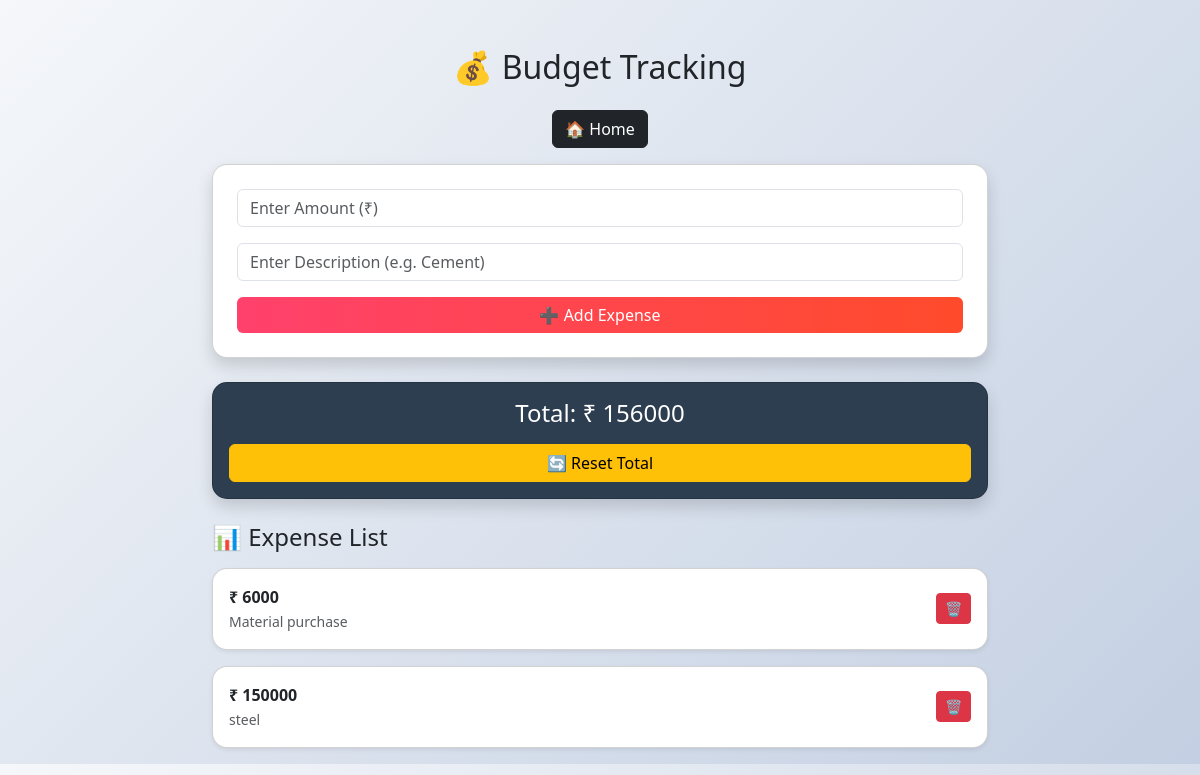
Page /budget/ on the earlier database version.
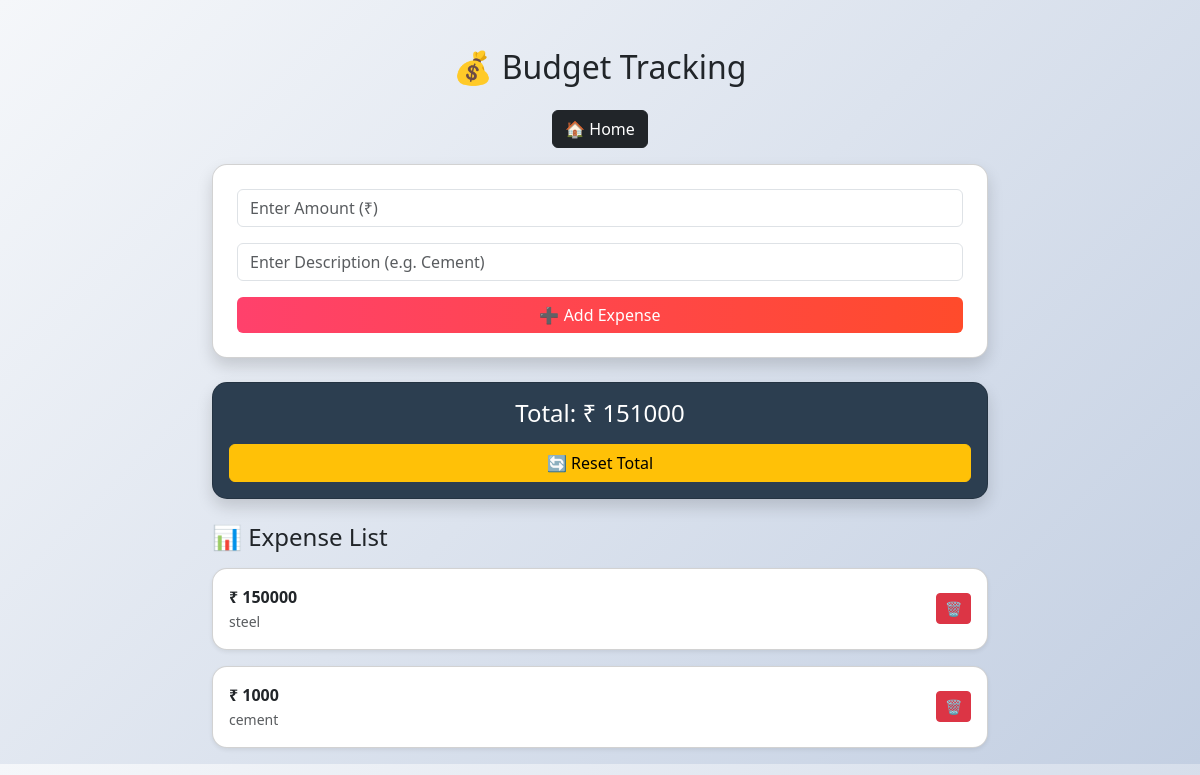
Same page on the later database version.
### monitor/models.py (models this page shows, shortened)
class Budget(models.Model):
    project = models.ForeignKey(Project, on_delete=models.CASCADE, null=True, blank=True)
    desc = models.CharField(max_length=200)
    amount = models.IntegerField(default=0)
    class Meta:
        unique_together = ('project', 'desc')

### monitor/views.py (the view, shortened to what this page needs)
# urls.py: path('budget/', views.budget, name='budget'),
def budget(request):
    project = Project.objects.first()
    data = Budget.objects.all()
    total = data.aggregate(Sum('amount'))['amount__sum'] or 0
    if request.session.get('reset_total'):
        total = 0
    return render(request, 'budget.html', {
        'data': data,
        'total': total
    })

### monitor/templates/budget.html (shortened to what this page needs)
<!DOCTYPE html>
<html>
<head>
<link href="https://cdn.jsdelivr.net/npm/bootstrap@5.3.0/dist/css/bootstrap.min.css" rel="stylesheet">
</head>
<body>
<div class="container mt-5">
    <h2 class="text-center mb-4">💰 Budget Tracking</h2>
    <div class="text-center mb-3">
        <a href="/" class="btn btn-dark">🏠 Home</a>
    </div>
    <div class="card p-4 mb-4 shadow">
        <form method="post">
            <input name="amount" type="number" class="form-control mb-3"
                   placeholder="Enter Amount (₹)" required>
            <input name="desc" class="form-control mb-3"
                   placeholder="Enter Description (e.g. Cement)" required>
            <button class="btn btn-custom w-100">➕ Add Expense</button>
        </form>
    </div>
    <div class="card p-3 mb-4 text-center shadow total-box">
        <h4>Total: ₹ {{ total }}</h4>
        <a href="/reset-budget/" class="btn btn-warning mt-2"
           onclick="return confirm('Reset total amount?')">
            🔄 Reset Total
        </a>
    </div>
    <h4 class="mb-3">📊 Expense List</h4>
    {% for i in data %}
    <div class="card p-3 mb-3 shadow-sm">
        <div class="d-flex justify-content-between align-items-center">
            <div>
                <strong>₹ {{ i.amount }}</strong><br>
                <small class="text-muted">{{ i.desc }}</small>
            </div>
            <a href="/delete-budget/{{ i.id }}/" class="btn btn-danger btn-sm">
                🗑
            </a>
        </div>
    </div>
    {% empty %}
    <div class="alert alert-warning text-center">
        No expenses added yet!
    </div>
    {% endfor %}
</div>
</body>
</html>

Differences in the rows shown:
removed Budget: amount "6000", desc "Material purchase"
added Budget: amount "1000", desc "cement"
Other differences:
{{ total }}: "156000" → "151000"
